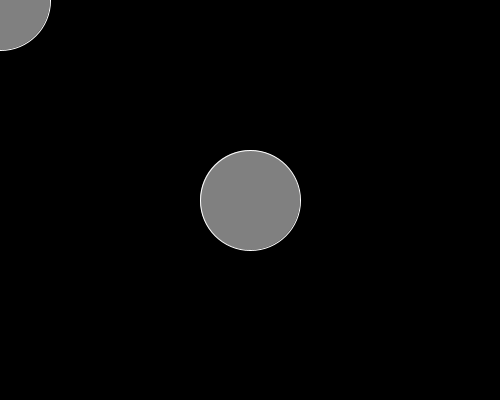
Frame 1 (no input)
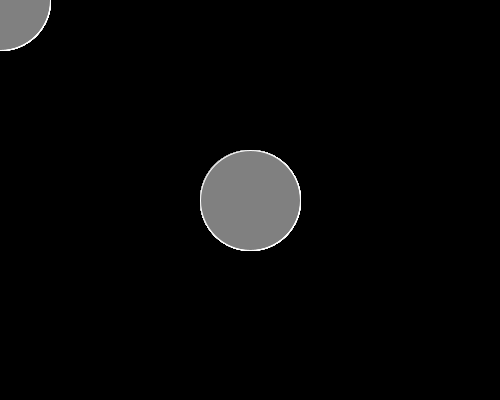
Frame 60 (the mouse pressed at the canvas centre just before this capture)
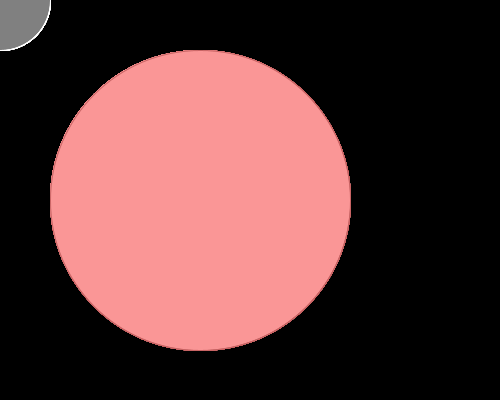
Frame 120 (the mouse held since frame 60 and released just before this capture)

The Processing sketch that drew these frames (run headless with seeded random() and noise(); from frame 60 on, the mouse is pressed at the canvas centre):

// Processing sketch: andresglarota
// ── andresglarota.pde

void setup() {
  size(500,400);
  background(0);
}

void draw() {
  stroke(255);
  fill(128);
  ellipse(mouseX, mouseY, 100, 100);
  
  if (mousePressed){
    stroke(200,100,100);
    fill(250,150,150);
    ellipse(200,200,300,300);
  } else {
    ellipse(250, 200, 100, 100);
  }
}
